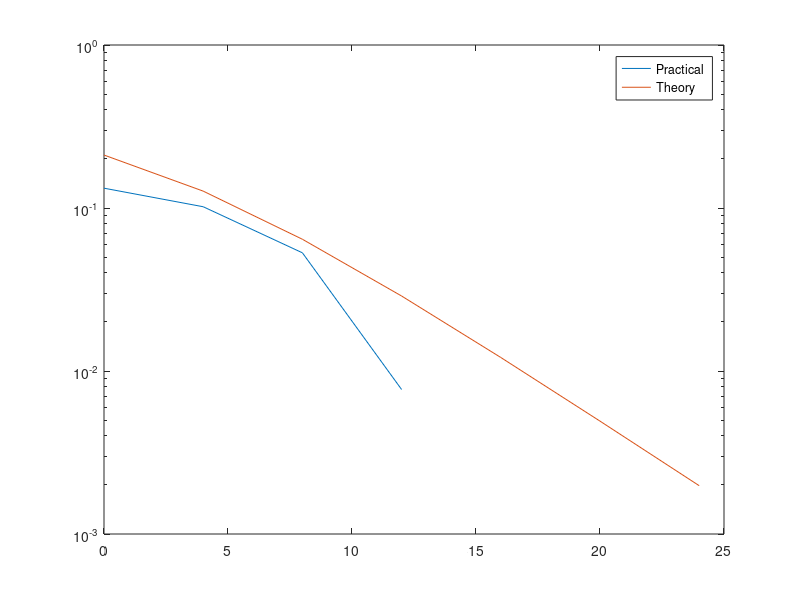

Write MATLAB code to recreate this figure.
clc;
clear all;
close all;

x = randi([0,1],1,10000);
bpsk = zeros(1,10000);
bpsk1 = zeros(1,10000);
for n=1:10000
    if(x(n)==0)
        bpsk(n) = -1;
    else
        bpsk(n) = 1;
    end
end

h = randn(1,10000) + 1j*randn(1,10000);
noise = randn(1,10000) + 1j*randn(1,10000);

snrd = zeros(1,7);
a = 0;
for r=1:7
    snrd(r) = a;
    a = a+4;
end

sigma = zeros(1,7);
snrl = zeros(1,7);
perror = zeros(1,7);
terror = zeros(1,7);

for r=1:7
    snrl(r) = 10^(snrd(r)/10);
    sigma(r) = sqrt(10.^(-snrl(r)/10));
    y = h.*bpsk + noise*sigma(r);
    y = y./h;
    for n=1:10000
        if(real(y(n))>0)
            bpsk1(n) = 1;
        else
            bpsk1(n) = 0;
        end
    end
    perror(r) = mean(abs(x-bpsk1));
    %perror(r) = sum(abs((x-bpsk1)/2))/10000;
    terror(r) = 0.5*(1-sqrt(snrl(r)/(2+snrl(r))));
end

figure;
semilogy(snrd,perror);
hold on 
semilogy(snrd,terror);
legend('Practical','Theory');
